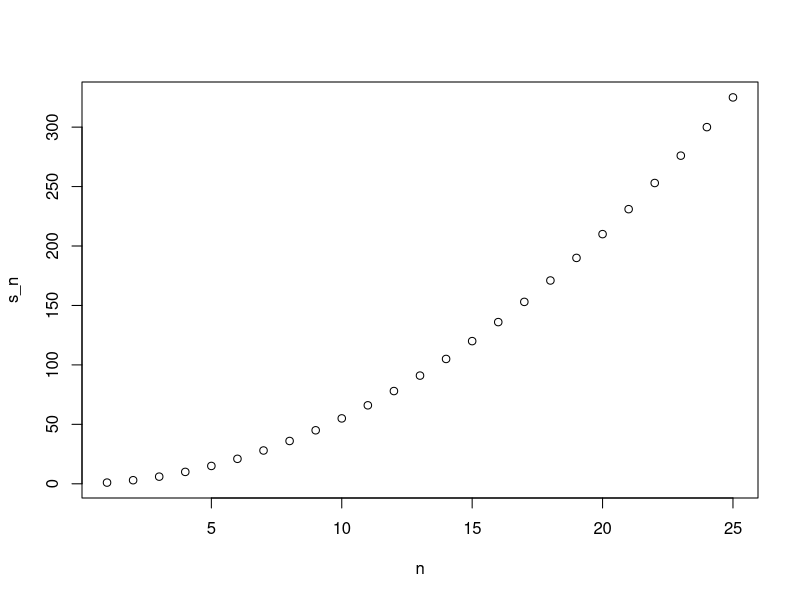

This figure's R source:

# Vetor de testes
a <- c(0, 1, 2, -4, 5)
x = 50

# Expressões condicionais
# if (a > 0) {
#     # result = 1 / a
#     print(1 / a)
# } else {
#     # result = 'Invalido'
#     print('Invalido')
# }

# Operação ternária
ifelse(a > 0, 1 / a, 'Invalido')

# Definindo funções
media = function(x) {
    sum(x) / length(x)
}

percentual = function(x, total = 100) {
    x / total
}

# For loops
# for(i in a) {
#     print(i)
# }

# Exemplo no livro-texto https://rafalab.github.io/dsbook/programming-basics.html
compute_s_n <- function(n){
  x <- 1:n
  sum(x)
}

m <- 25
s_n <- vector(length = m) # create an empty vector
for(n in 1:m){
  s_n[n] <- compute_s_n(n)
}

n <- 1:m
plot(n, s_n)
print(s_n)


# Vetorização com a função sapply
s_n = sapply(n, compute_s_n)
print(s_n)

# Saída dos testes
print(media(a))
print(x)